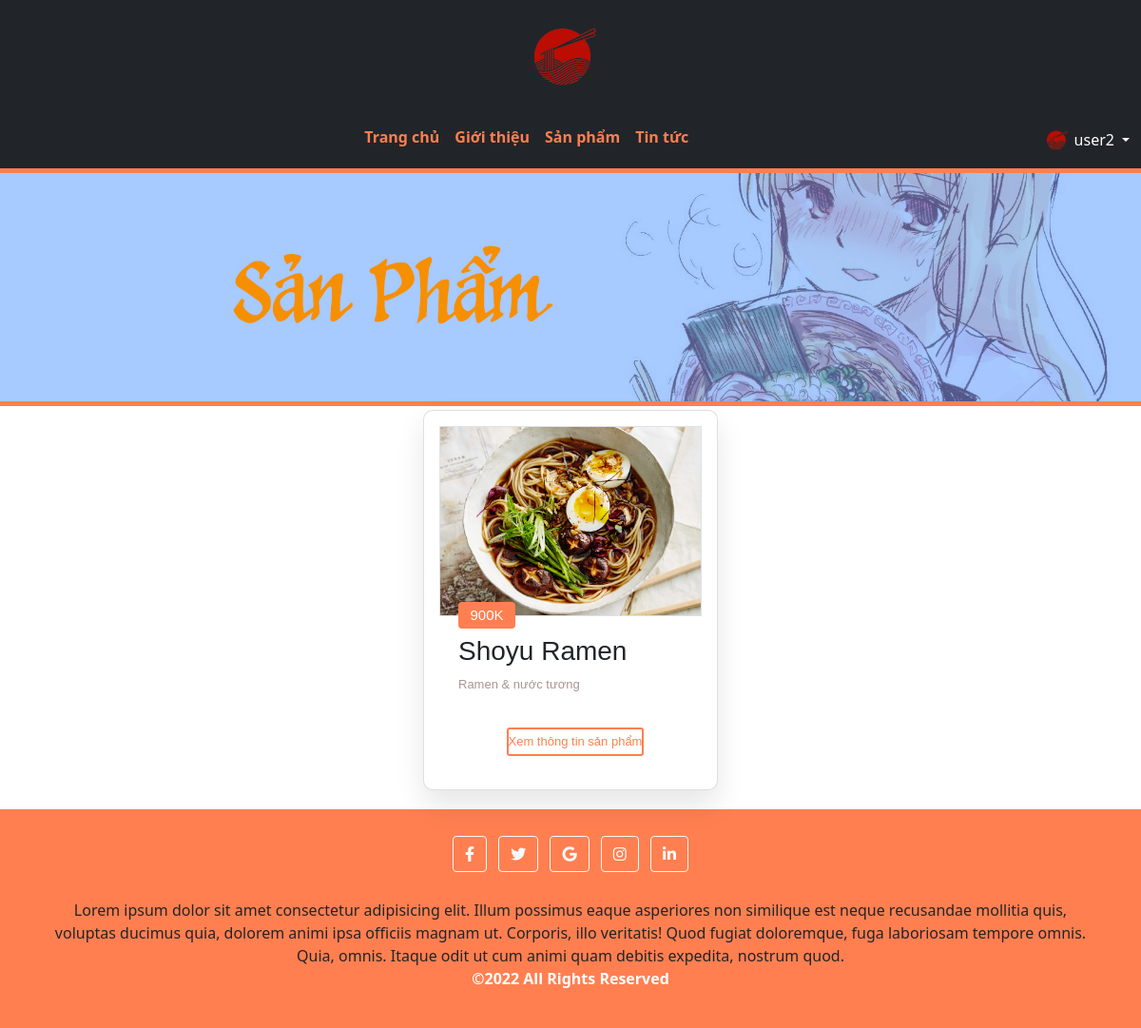
Page /productsList.php (signed in) on the committed database.
### tables this page shows
CREATE TABLE `product` (
  `id` int(10) UNSIGNED NOT NULL,
  `name` varchar(100) NOT NULL,
  `description` text NOT NULL,
  `price` float UNSIGNED NOT NULL,
  `img_path` text NOT NULL,
  `status` tinyint(1) NOT NULL DEFAULT 1 COMMENT '0: unavailable, 1: available',
  `feature` tinyint(1) NOT NULL DEFAULT 1 COMMENT '0: not featured on news, 1: featured on news'
);

### productsList.php (the view, shortened to what this page needs)
<?php
  require_once('config/config.php');
  $query = "SELECT * FROM product ORDER BY id";
  $res = mysqli_query($conn, $query);
  $food = mysqli_fetch_all($res, MYSQLI_ASSOC);
?>
<!DOCTYPE html>
<html lang="en">
<head>
  <link href="https://cdnjs.cloudflare.com/ajax/libs/font-awesome/5.9.0/css/all.min.css" rel="stylesheet">
  <link href="https://cdn.jsdelivr.net/npm/bootstrap@5.1.3/dist/css/bootstrap.min.css" rel="stylesheet">
  <link rel="stylesheet" href="styles/product-style.css">
</head>
<body>
  <div>
    <?php $IPATH = $_SERVER["DOCUMENT_ROOT"]."/btl-web/";
    include($IPATH."navbar.php");?>
  </div>
  <div class="displayProd ">
      <div class=" site-cata height d-flex justify-content-center align-items-center">
      </div>
      <div class="justify-content-center align-items-center row row-cols-1 row-cols-xs-2 row-cols-sm-2 row-cols-lg-4 g-3">
        <?php
          foreach ($food as $dish) {
        ?>
        <div class="card p-3">
          <div class="top-div">
              <div class="border">
              <img src="<?php echo htmlspecialchars($dish['img_path']); ?>">
              </div>
              <span><?php echo htmlspecialchars($dish['price']); ?>K </span>
          </div>
          <div class="bottom-div">
              <h3><?php echo htmlspecialchars($dish['name']); ?></h3>
              <p><?php echo htmlspecialchars($dish['description']); ?></p>
          </div>
          <div class="last-section">
              <div class="last-div">
              </div>
              <div class="buttons" style="display: flex; justify-content: center; align-items: center">
                  <button style="width:125%">Xem thông tin sản phẩm</button>
              </div>
          </div>
        </div>
        <?php
          }
        ?>
      </div>
  </div>
  <div>
    <?php $IPATH = $_SERVER["DOCUMENT_ROOT"]."/btl-web/";
    include($IPATH."footer.php");?>
</body>
</html>

### styles/product-style.css (style rules this page uses)
:root { --color: #ff7f50; --border: 5px solid #ff7f50; --gray: #57606f; --bg: rgba(255, 255, 255, 0.3); }
.site-cata { background-image: url(../img/cata-name-prod.jpg); background-repeat: no-repeat; background-position: center; padding: 10% 0; background-size: cover; max-width: 100%; height: 100%; border-bottom: var(--border); }
.card { height: 400px; width: 310px; box-shadow: 0px 15px 30px rgba(0, 0, 0, 0.1); background-color: #fff; border-radius: 10px; font-family: "Poppins", sans-serif; overflow: hidden; position: relative; cursor: pointer; margin: 20px; }
.top-div { display: flex; justify-content: center; align-items: center; position: relative; }
.top-div .border { width: 100%; height: 200px; }
.top-div img { width: 100%; height: 100%; object-fit: cover; }
.top-div span { height: 28px; width: 60px; background-color: var(--color); color: #fff; position: absolute; top: 185px; left: 20px; border-radius: 4px; display: flex; justify-content: center; align-items: center; font-size: 15px; }
.bottom-div { display: flex; flex-direction: column; padding: 20px; }
.bottom-div p { font-size: 13px; color: #a89495; }
.last-section { display: flex; justify-content: space-between; align-items: center; padding: 0px 20px; }
.buttons button { height: 30px; width: 80px; color: var(--color); border: 2px solid var(--color); background-color: #fff; font-size: 13px; border-radius: 3px; transition: all 0.5s; }

### styles/header.css (style rules this page uses)
* { margin: 0; padding: 0; box-sizing: border-box; outline: none; border: none; text-decoration: none; transition: 0.2s linear; }
:root { --color: #ff7f50; --border: 5px solid #ff7f50; --gray: #57606f; --bg: rgba(255, 255, 255, 0.3); }

### rows in the picture
product: img_path (picture), price "900", name "Shoyu Ramen", description "Ramen & nước tương"

### other values in the picture
$_SESSION['username'] "user2"
